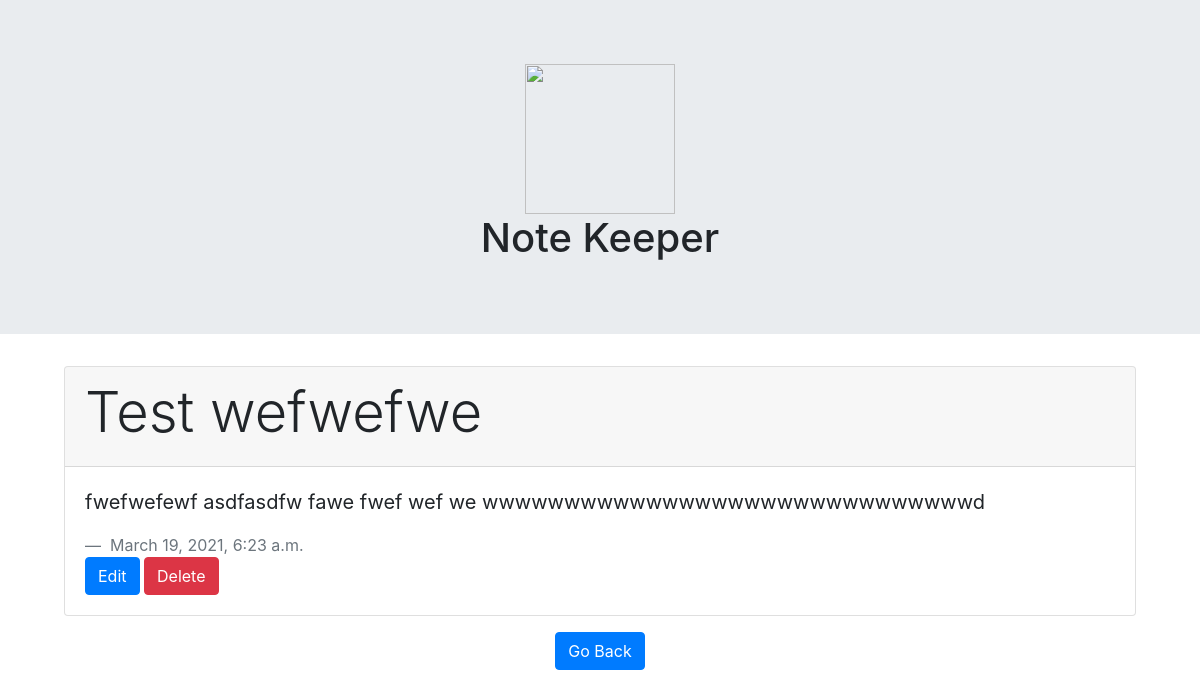
The app's page /notekeeper/3/ with its own data.
### notekeeper/models.py (models this page shows, shortened)
class Note(models.Model):
    title = models.CharField(max_length=100)
    content = models.TextField()
    date_creation = models.DateTimeField('date created', default=timezone.now())
    date_update = models.DateTimeField('date updated', default=timezone.now())

### notekeeper/views.py (the view)
# urls.py: path('<int:pk>/', views.DetailView.as_view(), name='single_note'),
class DetailView(generic.DetailView):
    model = Note
    template_name = 'notekeeper/single_note.html'

### notekeeper/templates/notekeeper/single_note.html (shortened to what this page needs)
{% extends "notekeeper/base.html" %}
{% block body %}
<div class="mx-5">
 <div class="card my-3 mx-3" >
      <div class="card-header">
          <h1 class="display-4"> {{ note.title }} </h1>
      </div>
      <div class="card-body">
        <blockquote class="blockquote mb-0">
          <p> {{ note.content }} </p>
          <footer class="blockquote-footer"> {{ note.date_update }}</footer>
        </blockquote>
        <a class="btn btn-primary" href="{% url 'notekeeper:edit_single_note' note.id%}">Edit</a>
        <a href="{% url 'notekeeper:delete_note' note.id %}" class="btn btn-danger" href="">Delete</a>
      </div>
    </div>
</div>
    <div class="text-center">
    <a class="btn btn-primary" href="{% url 'notekeeper:index' %}">Go Back</a>
    </div>
{% endblock %}

### records on screen
Note: title "Test wefwefwe", content "fwefwefewf asdfasdfw fawe fwef wef we wwwwwwwwwwwwwwwwwwwwwwwwwwwwwwd", date_update "March 19, 2021, 6:23 a.m."
